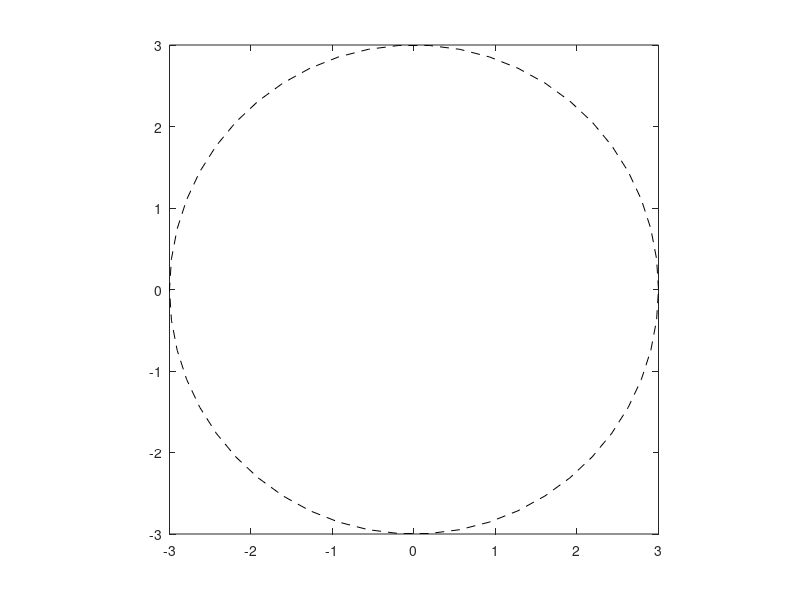

MATLAB code to generate this figure:
% This is an example of plotting a circle in the complex plane in matlab. Make sure you change
% the phasor X and all other vectors and values into appropriate ones in your Lab2.

clear all

X = -3 + 4*j*0 % phasor
z = @(t) X * exp(1j*w*t); % define complex function z from phasor X
zcirc = @(theta) abs(X)*exp(1j*theta); % describes a circle with the radius equal to the amplitude of z(t)
th = 0:2*pi/50:2*pi; % range of theta

% plot the circle in black dashed lines
plot(real(zcirc(th)),imag(zcirc(th)),'--k')
axis square, axis tight % check these axis options on Mathworks
axis([-3 3 -3 3]) % change the axis limits in your work!